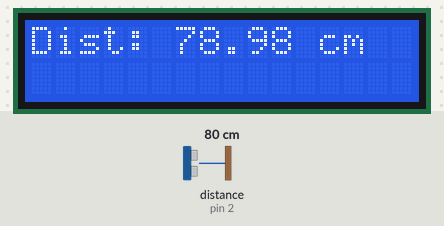
A sketch run on a simulated Arduino Uno, built with avr-gcc and run on an emulated ATmega328P. Shown: 16×2 character LCD. Wiring (inferred from the names in the program): ultrasonic range finder: trigger pin 3; echo pin 2. The inputs (shaded band) are chosen by the test bench; at power-on: distance to the obstacle (sensor on pin 2) 80 cm. The echo pulse lasts 58.3 µs per cm.

Above: at 1.2 s.
1.3 s: distance to the obstacle (sensor on pin 2) set to 2 cm
At 2.8 s:
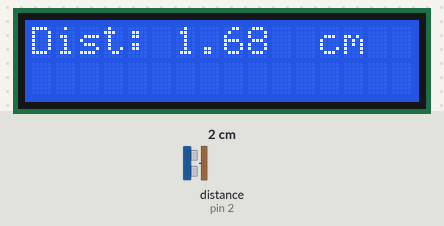
3.1 s: distance to the obstacle (sensor on pin 2) set to 120 cm
At 5.0 s:
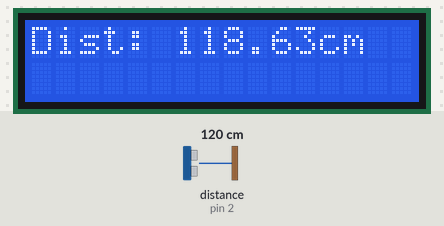
5.2 s: distance to the obstacle (sensor on pin 2) set to 4 cm
At 7.2 s:
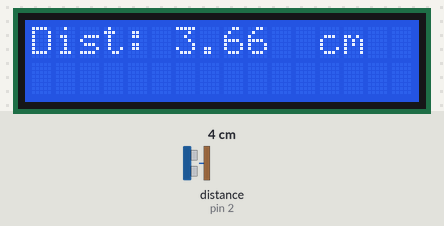
Timing chart, 0 to 8.7 s (numbered marks = the images above; inputs shaded):
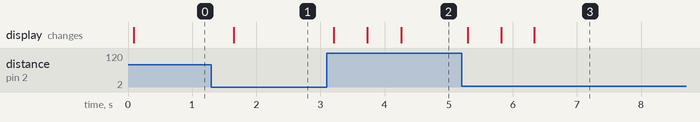

Measured:
- after the input at 1.3 s, the display: changes after 0.35 s (image 1)
- after the input at 3.1 s, the display: changes after 0.11 s (image 2)
- after the input at 5.2 s, the display: changes after 0.10 s (image 3)

The sketch:

Sensor_ultassonico_e_display.ino
```cpp
// Bibliotecas necessárias

#include <Wire.h>
#include <LiquidCrystal_I2C.h>

LiquidCrystal_I2C lcd(0x27,2,1,0,4,5,6,7,3, POSITIVE);

#define trigger 3 //  pino de trigger  na porta 3
#define echo 2  //  pino de echo  na porta 2
float distancia = 0;
float tempo = 0;

void setup() {

  lcd.begin (16,2); // Dimensão da tela
  lcd.setBacklight(HIGH); //Liga a luz de fundo

  pinMode(trigger, OUTPUT); //trigger como saída
  digitalWrite(trigger, LOW); // trigger em nível baixo inicialmente

  pinMode(echo, INPUT); // echo como entrada de sinal digital

}

void loop() {

  // leitura do sensor

  distancia = 0;
  digitalWrite(trigger, HIGH);
  delayMicroseconds(10);
  digitalWrite(trigger, LOW);

  tempo = pulseIn(echo, HIGH);
  tempo = tempo/1000000;
  distancia = (tempo*340)*50;

// escreve na tela a distância em cm

  lcd.clear();
  lcd.setCursor(0,0);
  lcd.print("Dist:");
  lcd.setCursor(6,0);
  lcd.print(distancia);
  lcd.setCursor(12,0);
  lcd.print("cm");

  delay(500);
}
```
